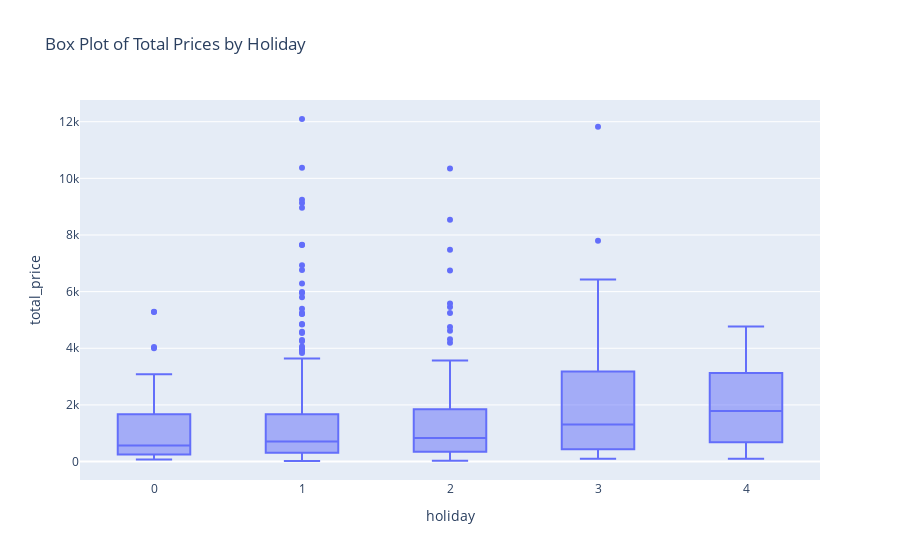

Source (notebook cell):
### Code cell
# Let's have a look at the distribution of the total prices by holiday
fig = px.box(data,
             x="holiday",
             y="total_price",
             title="Box Plot of Total Prices by Holiday")
fig.show()

### Figure 1 — Plotly figure (JSON) as saved in the notebook; plotly's stock layout.template omitted (floating-point values rounded to 4 significant figures; data arrays with more than 128 entries replaced by an {"elided": "..."} marker saying what was removed)
{"data": [{"alignmentgroup": "True", "hovertemplate": "holiday=%{x}<br>total_price=%{y}<extra></extra>", "legendgroup": "", "marker": {"color": "#636efa"}, "name": "", "notched": false, "offsetgroup": "", "orientation": "v", "showlegend": false, "type": "box", "x": {"elided": "676 int values"}, "x0": " ", "xaxis": "x", "y": {"elided": "676 float values"}, "y0": " ", "yaxis": "y"}], "layout": {"boxmode": "group", "legend": {"tracegroupgap": 0}, "title": {"text": "Box Plot of Total Prices by Holiday"}, "xaxis": {"anchor": "y", "domain": [0, 1], "title": {"text": "holiday"}}, "yaxis": {"anchor": "x", "domain": [0, 1], "title": {"text": "total_price"}}}}
